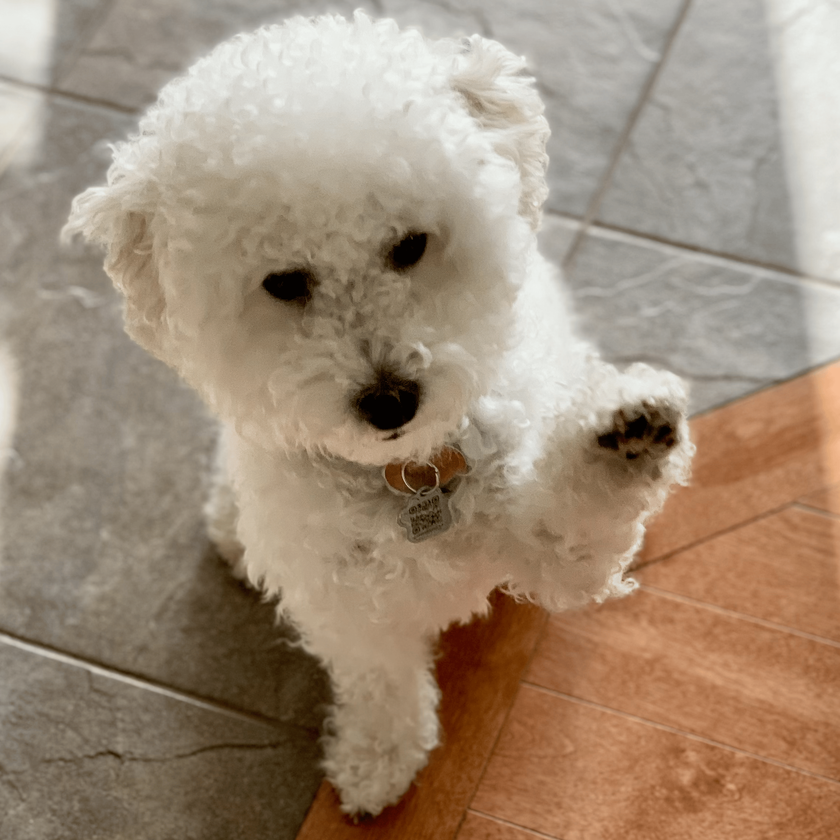
#> input picture ViT/assets/images/fluffy.png, 840 x 840 px, shrunk from 2280 x 2280 before the run, found by its file name
$ python patch_pil.py
#> lines starting #> are read from the running program, lines starting #| are printed output that depends on the picture
from PIL import Image
import os

def split_image(image_path, grid_size, output_folder):
    """
    Splits the image into grid_size x grid_size patches and saves them.

    Args:
        image_path (str): Path to the input image.
        grid_size (int): Number of rows and columns.
        output_folder (str): Directory to save the patches.
    """
#> called with grid_size = 5, output_folder = 'image_patches_5x5'
    if not os.path.exists(output_folder):
        os.makedirs(output_folder)

    img = Image.open(image_path)
#> img is the input picture: PIL image 840x840 RGB; mean R, G, B 159.3, 139.5, 119.3
    img_width, img_height = img.size
#> img_width = 840; img_height = 840

    # Ensure the image is large enough
    if img_width < grid_size or img_height < grid_size:
        raise ValueError("Grid size is too large for the given image dimensions.")

    patch_width = img_width / grid_size
#> patch_width = 168
    patch_height = img_height / grid_size
#> patch_height = 168

    for row in range(grid_size):
        for col in range(grid_size):
            left = col * patch_width
            upper = row * patch_height
            right = left + patch_width
            lower = upper + patch_height

            # Crop the patch
            patch = img.crop((left, upper, right, lower))
            patch_filename = f"patch_{row}_{col}.png"
            patch.save(os.path.join(output_folder, patch_filename))
#> this loop made 5 passes
#> pass 1, in split_image, `patch.save(os.path.join(output_folder, patch_filename))`:
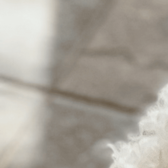
#> saved as patch_0_0.png: PIL image 168x168 RGB; mean R, G, B 169.8, 164.5, 155.3
#> pass 1, in split_image, `patch.save(os.path.join(output_folder, patch_filename))`:
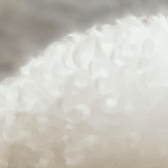
#> saved as patch_0_1.png: PIL image 168x168 RGB; mean R, G, B 201.5, 198.8, 190.4
#> pass 1, in split_image, `patch.save(os.path.join(output_folder, patch_filename))`:
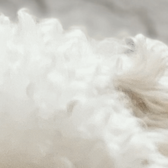
#> saved as patch_0_2.png: PIL image 168x168 RGB; mean R, G, B 210.9, 209.3, 201.9
#> pass 1, in split_image, `patch.save(os.path.join(output_folder, patch_filename))`:
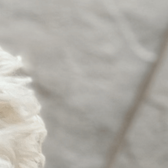
#> saved as patch_0_3.png: PIL image 168x168 RGB; mean R, G, B 175.8, 172.9, 166.4
#> after the loop:
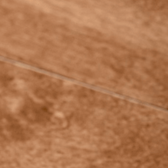
#> patch: PIL image 168x168 RGB; mean R, G, B 176.4, 119.1, 80

    print(f"Image successfully split into {grid_size * grid_size} patches.")

if __name__ == "__main__":
    image_path = "/Users/jonathangong/Code/Repositories/Manim Projects/ViT/assets/images/fluffy.png"   # Replace with your image path
    grid_size = 5  # Number of rows and columns
    output_folder = "image_patches_5x5"

    split_image(image_path, grid_size, output_folder)
